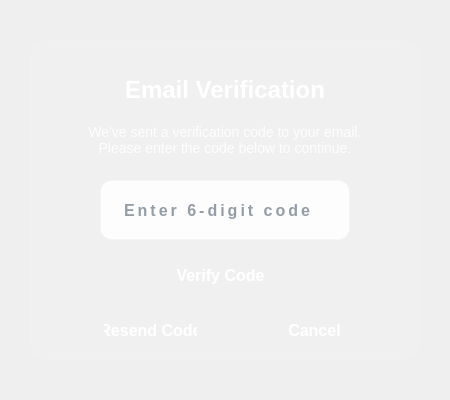
<?xml version="1.0" encoding="UTF-8"?>
<ui version="4.0">
 <class>CodeVerification</class>
 <widget class="QDialog" name="CodeVerification">
  <property name="geometry">
   <rect>
    <x>0</x>
    <y>0</y>
    <width>450</width>
    <height>400</height>
   </rect>
  </property>
  <property name="windowTitle">
   <string>Email Verification</string>
  </property>
  <property name="styleSheet">
   <string notr="true">
    /* Main Dialog Styling */
    QDialog {
        background: qlineargradient(x1:0, y1:0, x2:1, y2:1,
                    stop:0 #1e3c72, stop:1 #2a5298);
        color: #ffffff;
    }
    
    /* Title Label */
    QLabel#titleLabel {
        color: #ffffff;
        font-family: 'Segoe UI', Arial, sans-serif;
        font-size: 24px;
        font-weight: 700;
        text-align: center;
        background: transparent;
        border: none;
        text-shadow: 2px 2px 4px rgba(0,0,0,0.3);
    }
    
    /* Instruction Label */
    QLabel#instructionLabel {
        color: rgba(255, 255, 255, 0.9);
        font-family: 'Segoe UI', Arial, sans-serif;
        font-size: 14px;
        font-weight: 400;
        text-align: center;
        background: transparent;
        border: none;
    }
    
    /* Container Frame */
    QFrame#containerFrame {
        background: rgba(255, 255, 255, 0.05);
        border: 1px solid rgba(255, 255, 255, 0.1);
        border-radius: 20px;
    }
    
    /* Line Edit Fields */
    QLineEdit {
        background: rgba(255, 255, 255, 0.9);
        border: 2px solid rgba(255, 255, 255, 0.3);
        border-radius: 12px;
        color: #2c3e50;
        font-family: 'Segoe UI', Arial, sans-serif;
        font-size: 16px;
        font-weight: 500;
        padding: 15px 20px;
        selection-background-color: #4facfe;
        selection-color: white;
        text-align: center;
        letter-spacing: 3px;
    }
    
    QLineEdit:focus {
        border: 2px solid #4facfe;
        background: rgba(255, 255, 255, 0.95);
        box-shadow: 0 0 20px rgba(79, 172, 254, 0.4);
    }
    
    QLineEdit:hover {
        border: 2px solid rgba(79, 172, 254, 0.5);
        background: rgba(255, 255, 255, 0.95);
    }
    
    /* Placeholder text color */
    QLineEdit::placeholder {
        color: #7f8c8d;
        font-style: italic;
        letter-spacing: 1px;
    }
    
    /* Professional Buttons */
    QPushButton {
        background: qlineargradient(x1:0, y1:0, x2:0, y2:1,
                    stop:0 #4facfe, stop:1 #00f2fe);
        border: none;
        border-radius: 12px;
        color: #ffffff;
        font-family: 'Segoe UI', Arial, sans-serif;
        font-size: 16px;
        font-weight: 600;
        padding: 12px 24px;
        text-shadow: 1px 1px 2px rgba(0,0,0,0.3);
        box-shadow: 0 4px 15px rgba(79, 172, 254, 0.3);
    }
    
    QPushButton:hover {
        background: qlineargradient(x1:0, y1:0, x2:0, y2:1,
                    stop:0 #5fbdff, stop:1 #1af3fe);
        transform: translateY(-2px);
        box-shadow: 0 6px 20px rgba(79, 172, 254, 0.4);
    }
    
    QPushButton:pressed {
        background: qlineargradient(x1:0, y1:0, x2:0, y2:1,
                    stop:0 #3a9bfd, stop:1 #00d9fe);
        transform: translateY(1px);
        box-shadow: 0 2px 10px rgba(79, 172, 254, 0.2);
    }
    
    /* Resend Button Special Styling */
    QPushButton#resendButton {
        background: qlineargradient(x1:0, y1:0, x2:0, y2:1,
                    stop:0 #667eea, stop:1 #764ba2);
        box-shadow: 0 4px 15px rgba(102, 126, 234, 0.3);
    }
    
    QPushButton#resendButton:hover {
        background: qlineargradient(x1:0, y1:0, x2:0, y2:1,
                    stop:0 #7b8beb, stop:1 #8659b3);
        box-shadow: 0 6px 20px rgba(102, 126, 234, 0.4);
    }
    
    QPushButton#resendButton:pressed {
        background: qlineargradient(x1:0, y1:0, x2:0, y2:1,
                    stop:0 #5a6fd8, stop:1 #6a4191);
        box-shadow: 0 2px 10px rgba(102, 126, 234, 0.2);
    }
    
    /* Cancel Button Special Styling */
    QPushButton#cancelButton {
        background: qlineargradient(x1:0, y1:0, x2:0, y2:1,
                    stop:0 #ff6b6b, stop:1 #ee5a5a);
        box-shadow: 0 4px 15px rgba(255, 107, 107, 0.3);
    }
    
    QPushButton#cancelButton:hover {
        background: qlineargradient(x1:0, y1:0, x2:0, y2:1,
                    stop:0 #ff7979, stop:1 #f56565);
        box-shadow: 0 6px 20px rgba(255, 107, 107, 0.4);
    }
    
    QPushButton#cancelButton:pressed {
        background: qlineargradient(x1:0, y1:0, x2:0, y2:1,
                    stop:0 #ff5757, stop:1 #e74c3c);
        box-shadow: 0 2px 10px rgba(255, 107, 107, 0.2);
    }
   </string>
  </property>
  <widget class="QFrame" name="containerFrame">
   <property name="geometry">
    <rect>
     <x>30</x>
     <y>40</y>
     <width>390</width>
     <height>320</height>
    </rect>
   </property>
   <property name="frameShape">
    <enum>QFrame::Shape::StyledPanel</enum>
   </property>
   <property name="frameShadow">
    <enum>QFrame::Shadow::Raised</enum>
   </property>
   <widget class="QLabel" name="titleLabel">
    <property name="geometry">
     <rect>
      <x>30</x>
      <y>30</y>
      <width>330</width>
      <height>40</height>
     </rect>
    </property>
    <property name="text">
     <string>Email Verification</string>
    </property>
    <property name="alignment">
     <set>Qt::AlignmentFlag::AlignCenter</set>
    </property>
   </widget>
   <widget class="QLabel" name="instructionLabel">
    <property name="geometry">
     <rect>
      <x>30</x>
      <y>75</y>
      <width>330</width>
      <height>50</height>
     </rect>
    </property>
    <property name="text">
     <string>We've sent a verification code to your email.
Please enter the code below to continue.</string>
    </property>
    <property name="alignment">
     <set>Qt::AlignmentFlag::AlignCenter</set>
    </property>
    <property name="wordWrap">
     <bool>true</bool>
    </property>
   </widget>
   <widget class="QLineEdit" name="codeLineEdit">
    <property name="geometry">
     <rect>
      <x>70</x>
      <y>140</y>
      <width>250</width>
      <height>60</height>
     </rect>
    </property>
    <property name="maxLength">
     <number>6</number>
    </property>
    <property name="placeholderText">
     <string>Enter 6-digit code</string>
    </property>
   </widget>
   <widget class="QPushButton" name="verifyButton">
    <property name="geometry">
     <rect>
      <x>120</x>
      <y>210</y>
      <width>141</width>
      <height>51</height>
     </rect>
    </property>
    <property name="font">
     <font>
      <family>Segoe UI</family>
      <pointsize>-1</pointsize>
      <fontweight>DemiBold</fontweight>
     </font>
    </property>
    <property name="toolTip">
     <string>Click to verify the code</string>
    </property>
    <property name="text">
     <string>Verify Code</string>
    </property>
   </widget>
   <widget class="QPushButton" name="resendButton">
    <property name="geometry">
     <rect>
      <x>50</x>
      <y>270</y>
      <width>141</width>
      <height>41</height>
     </rect>
    </property>
    <property name="font">
     <font>
      <family>Segoe UI</family>
      <pointsize>-1</pointsize>
      <fontweight>DemiBold</fontweight>
     </font>
    </property>
    <property name="toolTip">
     <string>Resend verification code</string>
    </property>
    <property name="text">
     <string>Resend Code</string>
    </property>
   </widget>
   <widget class="QPushButton" name="cancelButton">
    <property name="geometry">
     <rect>
      <x>219</x>
      <y>270</y>
      <width>131</width>
      <height>41</height>
     </rect>
    </property>
    <property name="font">
     <font>
      <family>Segoe UI</family>
      <pointsize>-1</pointsize>
      <fontweight>DemiBold</fontweight>
     </font>
    </property>
    <property name="toolTip">
     <string>Cancel verification</string>
    </property>
    <property name="text">
     <string>Cancel</string>
    </property>
   </widget>
  </widget>
 </widget>
 <resources/>
 <connections/>
</ui>
